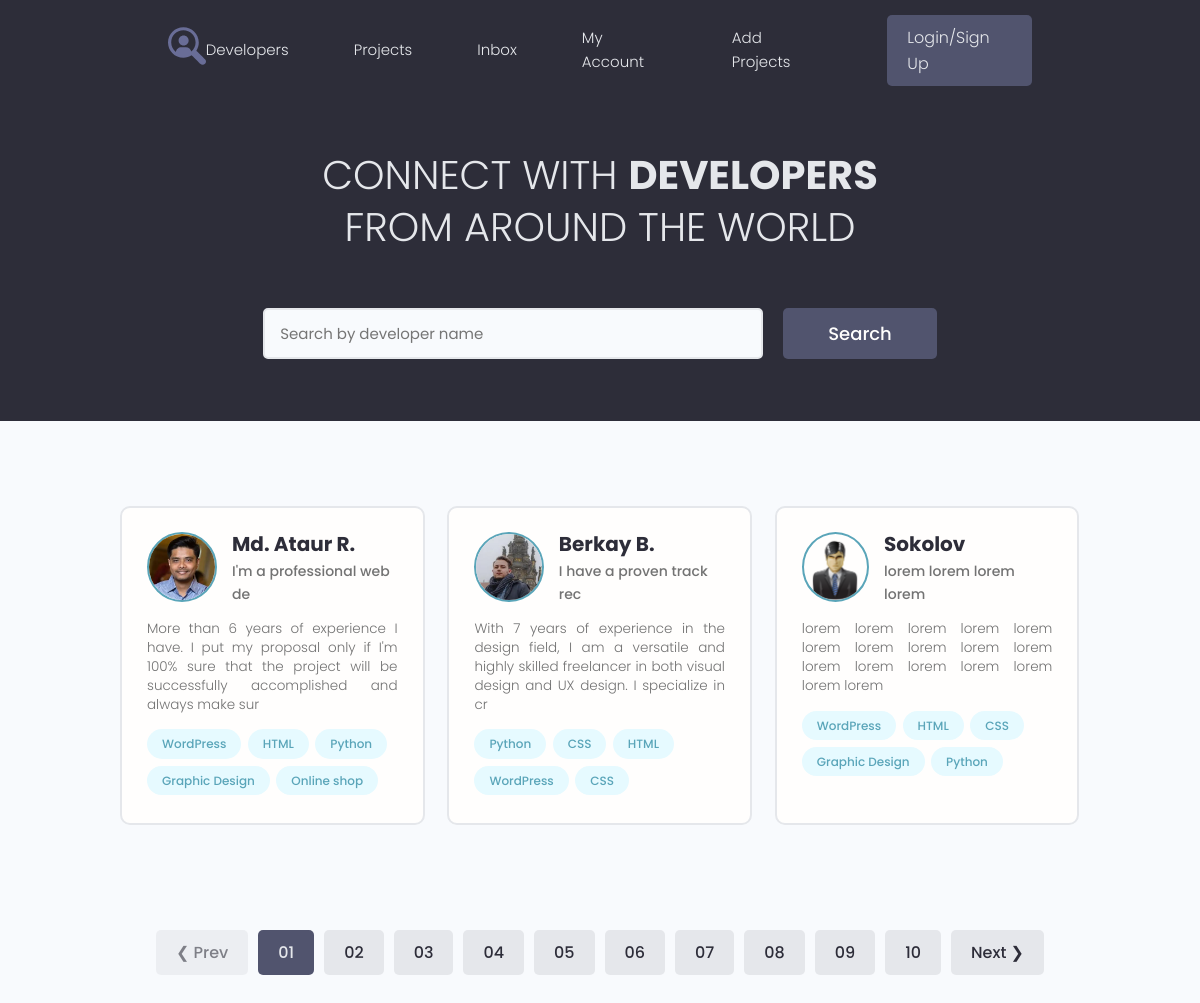
The page / on the database its author committed.
### users/models.py (models this page shows, shortened)
class Profile(models.Model):
    user = models.OneToOneField(User, on_delete=models.CASCADE, blank=True)
    name = models.CharField(max_length=200, blank=True)
    email = models.EmailField(max_length=500, blank=True)
    username = models.CharField(max_length=200, blank=True)
    short_info = models.CharField(max_length=200, blank=True)
    bio = models.TextField(blank=True)
    profile_image = models.ImageField(upload_to="profiles/", default="profiles/user-default.png")
    social_github = models.CharField(max_length=200, blank=True)
    social_youtube = models.CharField(max_length=200, blank=True)
    social_website = models.CharField(max_length=200, blank=True)
    created = models.DateTimeField(auto_now_add=True)

class Skill(models.Model):
    owner = models.ForeignKey(Profile, on_delete=models.CASCADE, blank=True)
    name = models.CharField(max_length=200, blank=True)
    description = models.TextField(blank=True)
    created = models.DateTimeField(auto_now_add=True)
    def __str__(self):
        return self.name

### users/views.py (the view)
# urls.py: path('', views.profiles, name="profiles"),
def profiles(request):
    prof = Profile.objects.all()
    context = {'profiles': prof}
    return render(request, 'users/index.html', context)

### users/templates/users/index.html (shortened to what this page needs)
{% extends 'projects/base.html' %}
{% block content %}
  <main class="home">
    <section class="hero-section text-center">
      <div class="container container--narrow">
        <div class="hero-section__box">
          <h2>CONNECT WITH <span>DEVELOPERS</span></h2>
          <h2>FROM AROUND THE WORLD</h2>
        </div>
        <div class="hero-section__search">
          <form class="form" action="#" method="get">
            <div class="form__field">
              <input class="input input--text" id="formInput#search" type="text" name="text"
                placeholder="Search by developer name" />
            </div>
            <input class="btn btn--sub btn--lg" type="submit" value="Search" />
          </form>
        </div>
      </div>
    </section>
    <section class="devlist">
      <div class="container">
        <div class="grid grid--three">
          {% for profile in profiles %}
          <div class="column card">
            <div class="dev">
              <a href="{% url 'user_profile' profile.id %}" class="card__body">
                <div class="dev__profile">
                  <img class="avatar avatar--md" src="{{ profile.profile_image.url }}" alt="image" />
                  <div class="dev__meta">
                    <h3>{{ profile.name }}</h3>
                    <h5>{{ profile.short_info|slice:"25" }}</h5>
                  </div>
                </div>
                <p class="dev__info">
                  {{ profile.bio|slice:"150" }}
                </p>
                <div class="dev__skills">
                  {% for skill in profile.skill_set.all|slice:"5" %}
                  <span class="tag tag--pill tag--main">
                    <small>{{ skill }}</small>
                  </span>
                  {% endfor %}
                </div>
              </a>
            </div>
          </div>
          {% endfor %}
        </div>
      </div>
    </section>
    <div class="pagination">
      <ul class="container">
        <li><a href="#" class="btn btn--disabled">&#10094; Prev</a></li>
        <li><a href="#" class="btn btn--sub">01</a></li>
        <li><a href="#" class="btn">02</a></li>
        <li><a href="#" class="btn">03</a></li>
        <li><a href="#" class="btn">04</a></li>
        <li><a href="#" class="btn">05</a></li>
        <li><a href="#" class="btn">06</a></li>
        <li><a href="#" class="btn">07</a></li>
        <li><a href="#" class="btn">08</a></li>
        <li><a href="#" class="btn">09</a></li>
        <li><a href="#" class="btn">10</a></li>
        <li><a href="#" class="btn">Next &#10095;</a></li>
      </ul>
    </div>
  </main>
{% endblock %}

### projects/static/styles/app.css (style rules this page uses)
:root { --color-sub: #2d2d39; }
.btn--sub { background-color: var(--color-sub-light); }
.card { border: 2px solid var(--color-light); }
img { width: 100%; }
.hero-section { height: 40vh; display: flex; align-items: center; background-color: var(--color-sub); }
.hero-section__box { margin-bottom: 4rem; }
.hero-section__box > h2, .hero-section__box > h2 > span { font-size: 4rem; color: var(--color-light); line-height: 1.3; text-transform: uppercase; }
.hero-section__box > h2 { font-weight: 300; }
.hero-section__box > h2 > span { font-weight: 700; }
.hero-section__search > .form { display: flex; align-items: center; justify-content: center; gap: 2rem; }
.hero-section__search > .form input.input--text { width: 50rem; }
.devlist { margin-top: 8rem; }
.devlist .grid { align-items: stretch; }
.devlist .dev .dev__profile { display: flex; align-items: center; gap: 1.5rem; }
.devlist .dev .dev__meta h3 { color: var(--color-sub); font-size: 2rem; font-weight: 700; }
.devlist .dev .dev__meta h5 { color: var(--color-text); font-size: 1.4rem; font-weight: 500; }
.devlist .dev .dev__info { margin: 1.5rem 0; font-size: 1.35rem; line-height: 1.4; text-align: justify; }
.pagination { margin-top: 8rem; margin-bottom: 10rem; }
.pagination > ul { flex-wrap: wrap; list-style: none; display: flex; align-items: center; justify-content: center; gap: 1rem; }
.pagination .btn { color: var(--color-sub); }
.pagination .btn.btn--sub { color: var(--color-light); }

### projects/static/uikit/styles/modules/_variables.css (style rules this page uses)
:root { --color-main: #5aa5b9; --color-main-light: #e6faff; --color-sub: #3f4156; --color-sub-light: #51546e; --color-sub-lighter: #ededfd; --color-text: #737373; --color-gray: #8b8b8b; --color-light: #e5e7eb; --color-light-gray: #767676; --color-bg: #f8fafd; --color-white: #fffefd; --color-white-light: #f3f3f3; --color-success: #359e64; --color-success-bg: #def8e8; --color-error: #fc4b0b; --color-error-bg: #fff2ee; --font-base: 'Poppins', arial, helvetica, 'Segoe UI', roboto, ubuntu, sans-serif; --font-monospace: 'Fira Code', 'Courier New', courier, monospace; --font-regular: 300; --font-medium: 500; --font-bold: 700; --generic-shadow: 1px 1px 5px #00000010; --generic-transition: all 0.3s ease-in-out; }

### projects/static/uikit/styles/modules/_base.css (style rules this page uses)
* { margin: 0; padding: 0; box-sizing: border-box; text-rendering: optimizeLegibility; color: inherit; font-size: inherit; }
html { font-size: 50%; }
@media only screen and (min-width: 480px) { html { font-size: 56.25%; } }
@media only screen and (min-width: 1200px) { html { font-size: 62.5%; } }
body { line-height: 1.6; font-weight: 400; font-size: 1.5rem; color: var(--color-text); background-color: var(--color-bg); min-height: 100vh; }

### projects/static/uikit/styles/modules/_typography.css (style rules this page uses)
* { font-family: var(--font-base); }
h2 { font-size: 3.6rem; font-weight: var(--font-bold); }
h3 { font-size: 3.2rem; font-weight: var(--font-medium); }
h5 { font-size: 2.4rem; font-weight: var(--font-medium); }
h5, h6 { font-weight: var(--font-regular); }
p, span, strong { font-size: 1.6rem; color: var(--color-text); font-weight: var(--font-regular); }
a { padding-bottom: 2px; text-decoration: none; display: inline-block; color: var(--color-main); font-weight: var(--font-medium); }

### projects/static/uikit/styles/modules/_utilities.css (style rules this page uses)
.container { width: 92%; max-width: 165rem; margin: 0 auto; box-sizing: border-box; }
.container--narrow { width: 92%; max-width: 120rem; }
@media screen and (min-width: 1000px) { .container { width: 90%; } }
@media screen and (min-width: 1000px) { .container--narrow { width: 85%; } }
@media screen and (min-width: 1200px) { .container { width: 80%; } }
@media screen and (min-width: 1200px) { .container--narrow { width: 72%; } }
.text-center { text-align: center; }

### projects/static/uikit/styles/modules/_avatar.css (style rules this page uses)
.avatar { border-radius: 50%; border: 2px solid var(--color-main); object-fit: cover; }
.avatar--md { height: 7rem; width: 7rem; }

### projects/static/uikit/styles/modules/_button.css (style rules this page uses)
.btn { display: inline-block; position: relative; cursor: pointer; background-color: var(--color-light); font-weight: var(--font-medium); color: var(--color-sub); text-decoration: none; padding: 1rem 2rem; border-radius: 0.5rem; border: none; width: -webkit-fit-content; width: -moz-fit-content; width: fit-content; height: -webkit-fit-content; height: -moz-fit-content; height: fit-content; font-size: 1.6rem; outline-width: 0; outline-color: transparent; -webkit-backface-visibility: hidden; backface-visibility: hidden; transition: all 0.3s ease-in-out; }
.btn:disabled, .btn--disabled { cursor: not-allowed; opacity: 0.6; }
.btn--sub { background-color: var(--color-sub); color: var(--color-white); }
.btn--lg { font-size: 1.8rem; padding: 1.2rem 4.5rem; }

### rows shown on the page
Profile: profile_image (picture), name "Md. Ataur R.", short_info "I'm a professional web de", bio "More than 6 years of experience I have. I put my proposal only if I'm 100% sure that the project will be successfully accomplished and always make sur"
Skill: name "WordPress"
Skill: name "HTML"
Skill: name "Python"
Skill: name "Graphic Design"
Skill: name "Online shop"
Profile: profile_image (picture), name "Berkay B.", short_info "I have a proven track rec", bio "With 7 years of experience in the design field, I am a versatile and highly skilled freelancer in both visual design and UX design. I specialize in cr"
Skill: name "Python"
Skill: name "CSS"
Skill: name "HTML"
Skill: name "WordPress"
Skill: name "CSS"
Profile: profile_image (placeholder picture), name "Sokolov", short_info "lorem lorem lorem lorem", bio "lorem lorem lorem lorem lorem lorem lorem lorem lorem lorem lorem lorem lorem lorem lorem lorem lorem"
Skill: name "WordPress"
Skill: name "HTML"
Skill: name "CSS"
Skill: name "Graphic Design"
Skill: name "Python"
